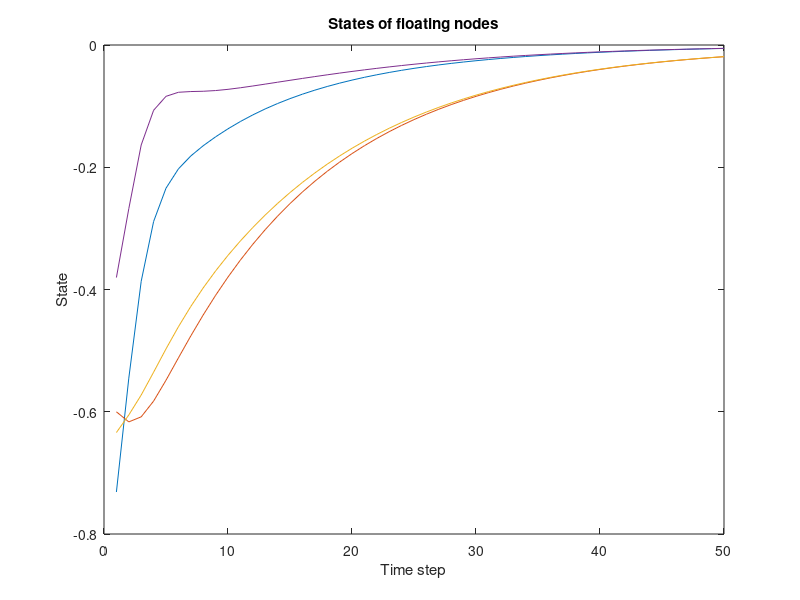
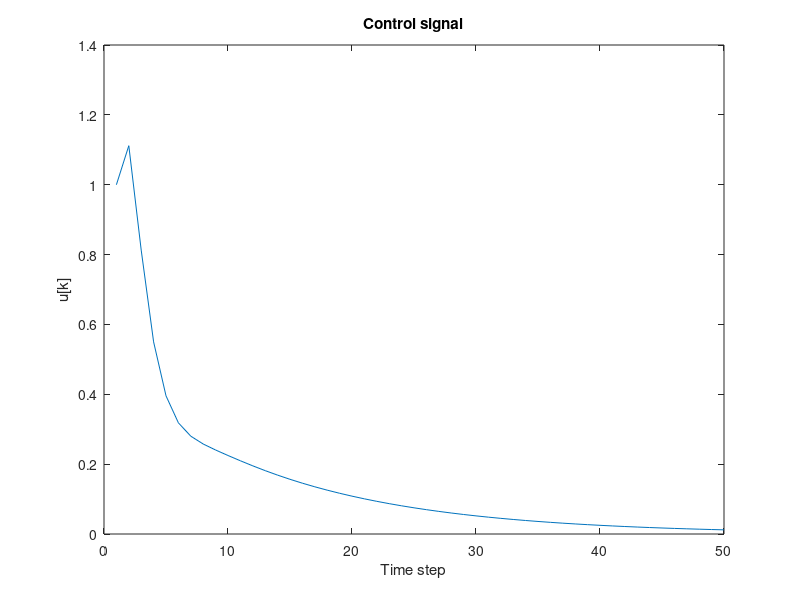
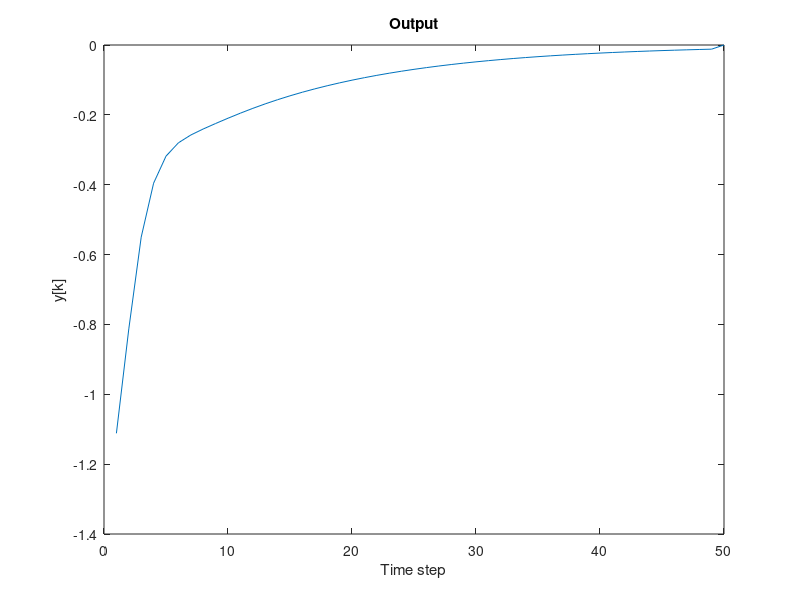

Source code (MATLAB) for these figures, in order:
clc; clear; clf;

% number of agents
N = 5;

% adjacency matrix for a cycle graph
A = [0 1 0 0 1; 
     1 0 1 0 0; 
     0 1 0 1 0; 
     0 0 1 0 1; 
     1 0 0 1 0];

% input node and floating nodes
input_node = 1;
floating_nodes = 2:N;

% Laplacian matrix
L = diag(sum(A)) - A;

% Af and Bf matrices
Af = L(floating_nodes, floating_nodes);
Bf = L(floating_nodes, input_node);

% time steps
T = 50;

% control signal
u = zeros(T, 1);
u(1) = 1; % initial control signal

% initial states
xf = randn(N-1, T); % initial states of floating nodes

% output
y = zeros(T, 1);

% simulation
for k = 1:T-1
    % update states of floating nodes
    xf(:,k+1) = xf(:,k) + 0.1*(-Af*xf(:,k) - Bf*u(k));
    
    % calculate output
    y(k) = -Bf' * xf(:,k);
    
    % update control signal
    u(k+1) = -y(k); % feedback control
end

% plot the states of floating nodes
figure(1);
plot(1:T, xf');
title('States of floating nodes');
xlabel('Time step');
ylabel('State');

% plot the control signal
figure(2);
plot(1:T, u);
title('Control signal');
xlabel('Time step');
ylabel('u[k]');

% plot the output
figure(3);
plot(1:T, y);
title('Output');
xlabel('Time step');
ylabel('y[k]');
